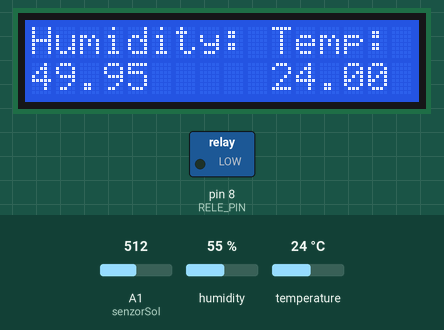
The sketch below on a simulated Arduino Uno, built with avr-gcc and run on an emulated ATmega328P. Parts: 16×2 character LCD, switched loads named in the sketch (green lamp = pin HIGH). Inputs (shaded band) come from the test bench; at power-on: A1 (senzorSol) = 512, temperature 24 °C, humidity 55 %.

Above: at 1.2 s.
1.3 s: A1 (senzorSol) set to 809
At 2.7 s:
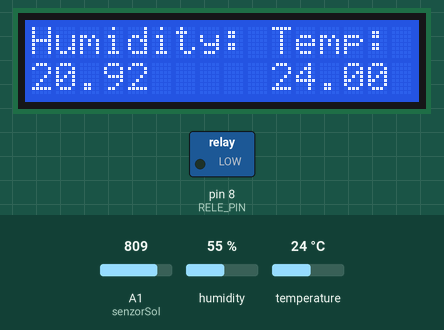
3.2 s: A1 (senzorSol) set to 835
At 4.7 s:
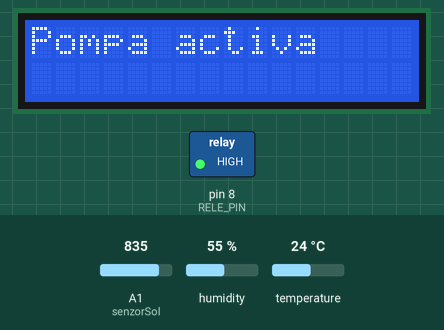
5.0 s: temperature set to 28 °C
6.5 s: temperature set to 31 °C
At 7.8 s:
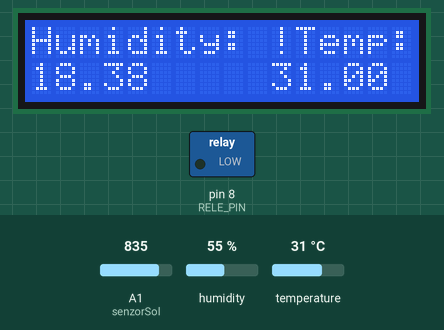
9.0 s: temperature set to 12 °C
At 9.74 s:
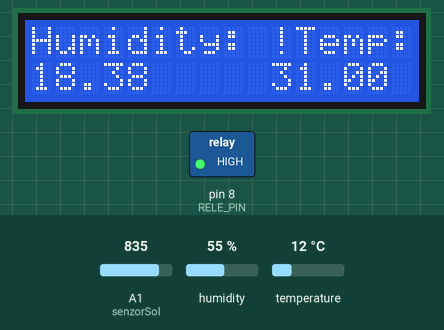
11.2 s: A1 (senzorSol) set to 716
At 12.6 s:
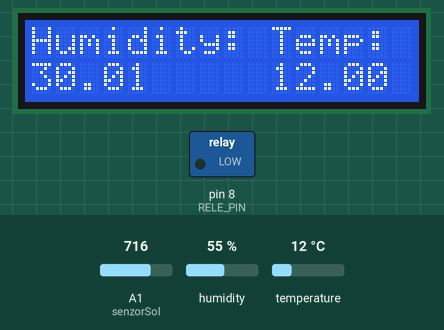
Timing chart, 0 to 13.9 s (numbered marks = the images above; inputs shaded):
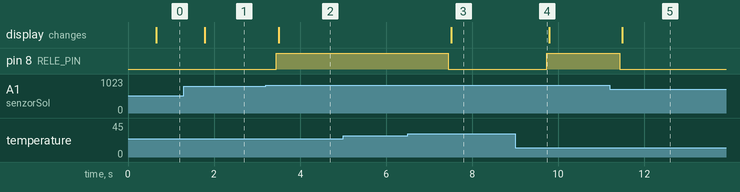

Measured:
- the behaviour switches between 818 and 819 on A1 (senzorSol) (found by bisection; images 1 and 2)
- the behaviour switches between 29 and 30 °C on temperature (found by bisection; images 2 and 3)
- after the input at 1.3 s, the display: changes after 0.49 s (image 1)
- after the input at 3.2 s, pin 8 (RELE_PIN): LOW → HIGH after 0.25 s; the display: changes after 0.31 s (image 2)
- after the input at 5.0 s, every drawn part: stays the same
- after the input at 6.5 s, pin 8 (RELE_PIN): HIGH → LOW after 0.94 s; the display: changes after 1.0 s (image 3)
- after the input at 9.0 s, pin 8 (RELE_PIN): LOW → HIGH after 0.73 s
- after the input at 11.2 s, pin 8 (RELE_PIN): HIGH → LOW after 0.23 s; the display: changes after 0.29 s (image 5)

The sketch:

proiect.ino
```cpp
#include <LiquidCrystal.h>
#include <DHT.h>
#define DHTPIN A0
#define DHTTYPE DHT11
#define LED1 13
#define senzorSol A1
#define RELE_PIN 8 // Pinul digital pe care este conectat pinul de control al releului
DHT dht(DHTPIN, DHTTYPE);
const int rs = 7, en = 6, d4 = 5, d5 = 4, d6 = 3, d7 = 2;
LiquidCrystal lcd(rs, en, d4, d5, d6, d7);
float f=0;
float h=0;
float moisture_percentage=0;
void setup() {
lcd.begin(16, 2);
dht.begin();
pinMode(RELE_PIN, OUTPUT);
digitalWrite(RELE_PIN, LOW); // Inițial, dezactivează releul
lcd.print("Humidity: Temp:");
}
void loop() {
delay(500);
lcd.setCursor(0, 1);
f = dht.readTemperature();
h = analogRead(senzorSol);
moisture_percentage = (100 - ((h / 1023.00) * 100));
if (moisture_percentage < 20) {
if(f<30 || isnan(f) )
{
digitalWrite(13, HIGH); // Activează LED-ul
digitalWrite(RELE_PIN, HIGH); // Activează releul (și implicit pompa de apă)
lcd.begin(16, 2);
lcd.setCursor(0,0);
lcd.print("Pompa activa");
}
else
{
digitalWrite(13, LOW); // Dezactivează LED-ul
digitalWrite(RELE_PIN, LOW); // Dezactivează releul (și implicit pompa de apă)
lcd.begin(16, 2);
lcd.print("Humidity: !Temp:");
lcd.setCursor(0, 1);
lcd.print(moisture_percentage);
lcd.setCursor(10, 1);
lcd.print(f);
}
} else {
digitalWrite(13, LOW); // Dezactivează LED-ul
digitalWrite(RELE_PIN, LOW); // Dezactivează releul (și implicit pompa de apă)
lcd.begin(16, 2);
lcd.print("Humidity: Temp:");
lcd.setCursor(0, 1);
lcd.print(moisture_percentage);
lcd.setCursor(10, 1);
lcd.print(f);
}
}
```
